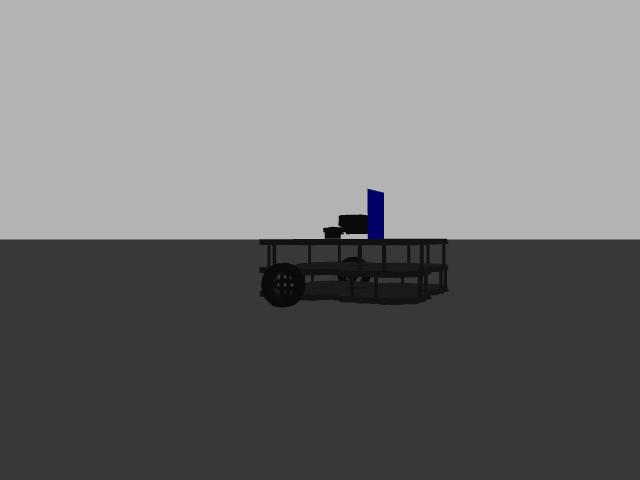
%> input picture 1. TurtleBot Code/Jieun/IBVS/test_3.jpg, 640 x 480 px
$ octave find_corners_blue.m   (GNU Octave 9; MATLAB toolbox functions it lacks are replaced by stand-ins)
%> lines starting %> are read from the running program, lines starting %| are printed output that depends on the picture; in (x1, y1, x2, y2) boxes, pixels count from 0 and x2, y2 are one past the last pixel; in counts of white or black regions, pixels touching at a corner belong together; the program's own positions count from 1
%% Resources
% https://au.mathworks.com/help/supportpkg/raspberrypiio/ref/track-a-green-ball.html
% https://au.mathworks.com/help/images/boundary-tracing-in-images.html
% https://au.mathworks.com/help/images/ref/bwboundaries.html
clear all;
close all;
elapsedTime = tic;
%% Extract color components
img = imread('test_3.jpg');
%> img is the input picture: size 480x640x3 uint8; mean R, G, B 115.4, 115.4, 115.7
image(img);
r = img(:,:,1);
g = img(:,:,2);
b = img(:,:,3);

%% Calculate blue
justBlue = b - r/2 - g/2;
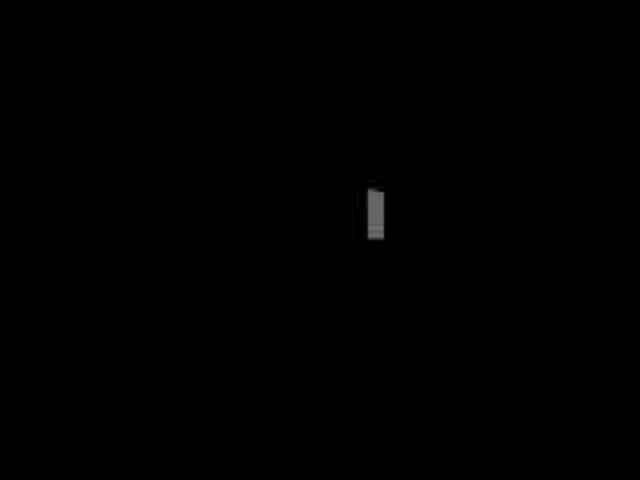
%> justBlue: size 480x640 uint8; min 0, max 111, mean 0.3

%% Threshold the blue image
image(justBlue);
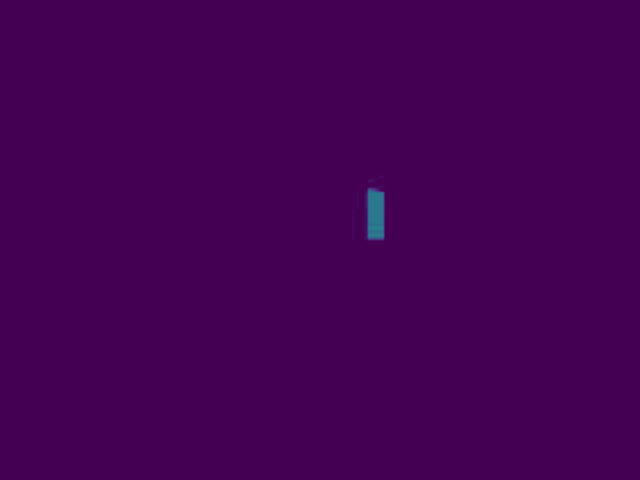
%> displayed picture: size 480x640x3, on the screen's scale of 0 to 255; mean R, G, B 67.9, 1.3, 84.2

%% Find center
[x, y] = find(justBlue);
%> x = 1433 values from 176 to 241; y = 1433 values from 353 to 385
if ~isempty(x) && ~isempty(y)
    xm = round(mean(x));
%> xm = 213
    ym = round(mean(y));
%> ym = 372
    xx = max(1, xm-3):min(xm+3, size(justBlue, 1));
%> xx = [210 211 212 213 214 215 216]
    yy = max(1, ym-3):min(ym+3, size(justBlue, 2));
%> yy = [369 370 371 372 373 374 375]
    bwbw = zeros(size(justBlue), 'uint8');
    bwbw(xx, yy) = 255;
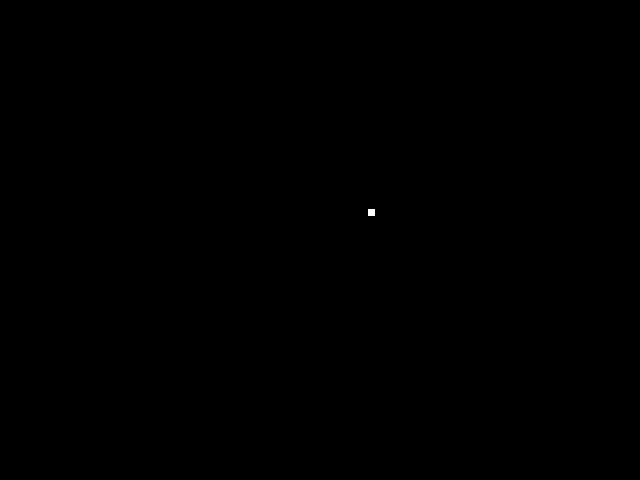
%> bwbw: size 480x640 uint8; 0.02% white; 1 white region, box (x1, y1, x2, y2) and area: (368, 209, 375, 216) 49
    imgWithRedDot = img; % Create a copy of the original image
    imgWithRedDot(xx, yy, 1) = imgWithRedDot(xx, yy, 1) + bwbw(xx, yy);
%> imgWithRedDot: size 480x640x3 uint8; 0.02% of pixels changed, all inside (x1, y1, x2, y2) = (368, 209, 375, 216)
    image(imgWithRedDot);
end

%% Find boundaries of the blue marker
bw = justBlue > 40; % Anything greater than this
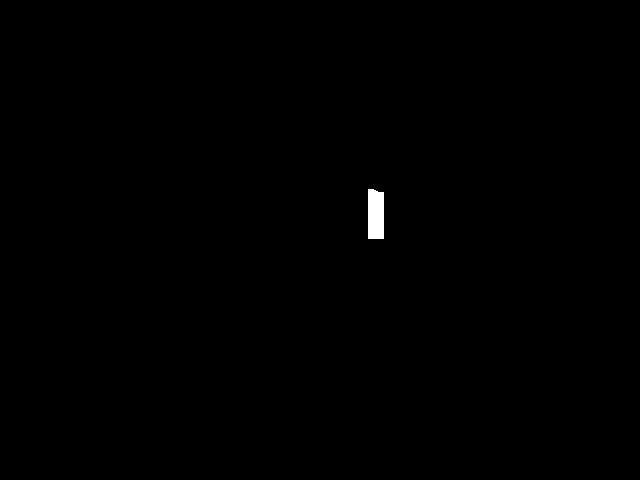
%> bw: size 480x640 logical; 0.25% white; 1 white region, box (x1, y1, x2, y2) and area: (368, 189, 384, 239) 776
% bwboundaires function returns exterior boundaires of white regions
% cell array type with each cell containing a set of pixel coordinates that
% form a single boundary
boundaries = bwboundaries(bw);
%> boundaries = 1 boundary; box (x1, y1, x2, y2) and points: (368, 189, 384, 239) 126
% Find largest boundary (remove noise/other boundaires to detect blue
% boundary only
largestBoundary = 0;
for k = 1:length(boundaries)
    % get size using number of elements for the boundaries
    currentSize = numel(boundaries{k});
    if currentSize > largestBoundary
        % Update largest
        largestBoundary = currentSize;
    end
end
%> this loop made 1 pass
%> (currentSize, largestBoundary) on pass 1: (252, 252)

% Extract the largest boundary
boundary = [];
for k = 1:length(boundaries)
    if numel(boundaries{k}) == largestBoundary
        boundary = boundaries{k};
        break;
    end
end
%> this loop made 1 pass
%> after the loop, boundary = 126 rows, first 12: [190 369; 190 370; 190 371; 190 372; 190 373; 190 374; 191 375; 191 376; 192 377; 192 378; 193 379; 193 380]

xMin = min(boundary(:,2));
%> xMin = 369
xMax = max(boundary(:,2));
%> xMax = 384
yMin = min(boundary(:,1));
%> yMin = 190
yMax = max(boundary(:,1));
%> yMax = 239

corners = [xMin, yMin;    % Top-left
           xMin, yMax;    % Bottom-left
           xMax, yMin;    % Top-right
           xMax, yMax];   % Bottom-right    % I followed the same order as Visual Servoing tutorial for easier implementation
%> corners = [369 190; 369 239; 384 190; 384 239]

elapsedTime = toc(elapsedTime)
%% Plotting the corners with red
imgWithRedCorners = imgWithRedDot;
for i = 1:4
    x = corners(i, 1);
    y = corners(i, 2);
    xx = max(1, x-3):min(x+3, size(justBlue, 2));
    yy = max(1, y-3):min(y+3, size(justBlue, 1));
    imgWithRedCorners(yy, xx, 1) = 255;
end
%> this loop made 4 passes
%> (x, y, xx, yy) on passes 1 to 4: (369, 190, [366 367 368 369 370 371 372], [187 188 189 190 191 192 193]), (369, 239, [366 367 368 369 370 371 372], [236 237 238 239 240 241 242]), (384, 190, [381 382 383 384 385 386 387], [187 188 189 190 191 192 193]), (384, 239, [381 382 383 384 385 386 387], [236 237 238 239 240 241 242])
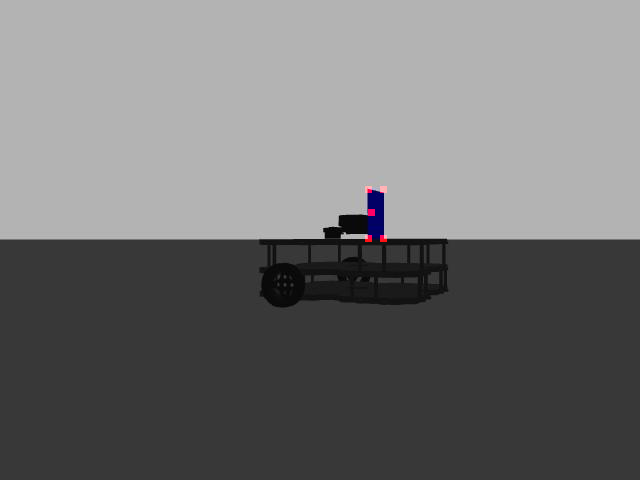
%> imgWithRedCorners: size 480x640x3 uint8; mean R, G, B 115.6, 115.4, 115.7

% Display the result with the red center dot and red corners
image(imgWithRedCorners);

% Create a scatter plot of the corners
figure;
scatter(corners(:,1), corners(:,2), 'ro'); % Plot corners as red circles
xlim([0, 1920]); % Set x-axis limits
ylim([0, 1080]); % Set y-axis limits
xlabel('X Coordinate');
ylabel('Y Coordinate');
title('Corner Visualisation');
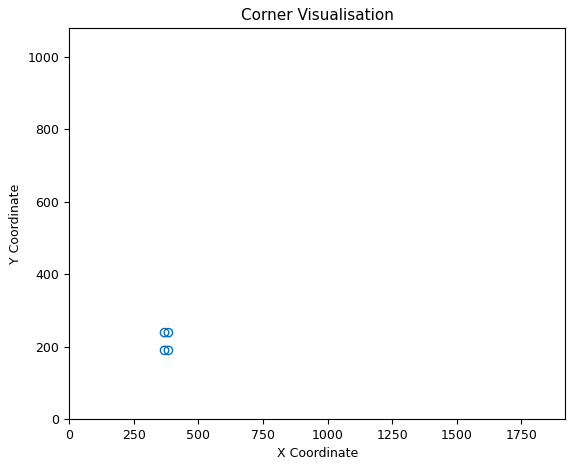
%> figure redrawn from the program's plot data
% testing to see values with grid on
% grid on;
